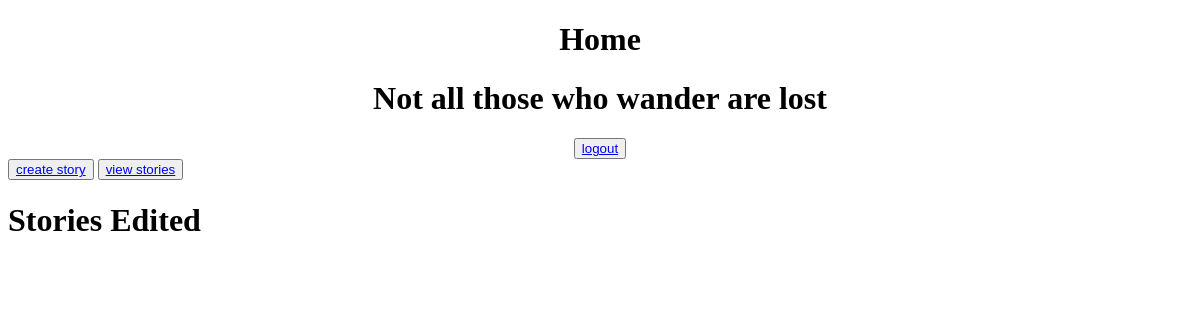
The page /home (signed in) on the database as committed earlier.
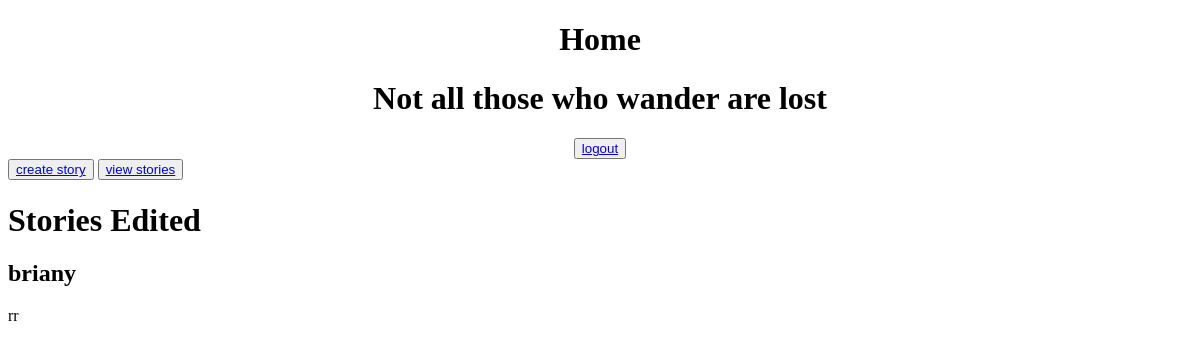
The same page on the database as committed later.
### tables this page shows
CREATE TABLE full_stories(title TEXT, story_content TEXT, storyId INTEGER, authors TEXT);

### __init__.py (the view)
@app.route("/home")
def home_page():
    return render_template("home_page.html", data=story.view_stories(), user_id = str(session['id']))

### story.py (called while the page is built)
def view_stories():
    db = sqlite3.connect('login.db')
    c  = db.cursor()
    c.execute("SELECT * FROM full_stories")
    return c.fetchall()

### templates/home_page.html (shortened to what this page needs)
<!DOCTYPE html>
<html lang="en" dir="ltr">
  <head>
  </head>
  <body>
    <center><h1>Home</h1></center>
    <center><h1>Not all those who wander are lost</h1></center>
    <center><button type="button" name="logout"><a href="{{ url_for('logout') }}">logout</a></button></center>
    <button type="button" name="Create Story">
      <a href="{{ url_for('create_story_page') }}">create story</a>
    </button>
    <button type="button" name="View Stories">
      <a href="{{ url_for('view_story_page') }}">view stories</a>
    </button>
    <br>
    <h1> Stories Edited </h1>
    {% for row in data %}
      {% if row[3] == user_id -%}
        <h2> {{ row[0] }}</h2>
          {{ row[1] }}
      {% endif %}
    {% endfor %}
  </body>
</html>

Rows that differ between the two databases and show on the page:
now on this page (row edited): full_stories: title "briany", story_content "rr"
